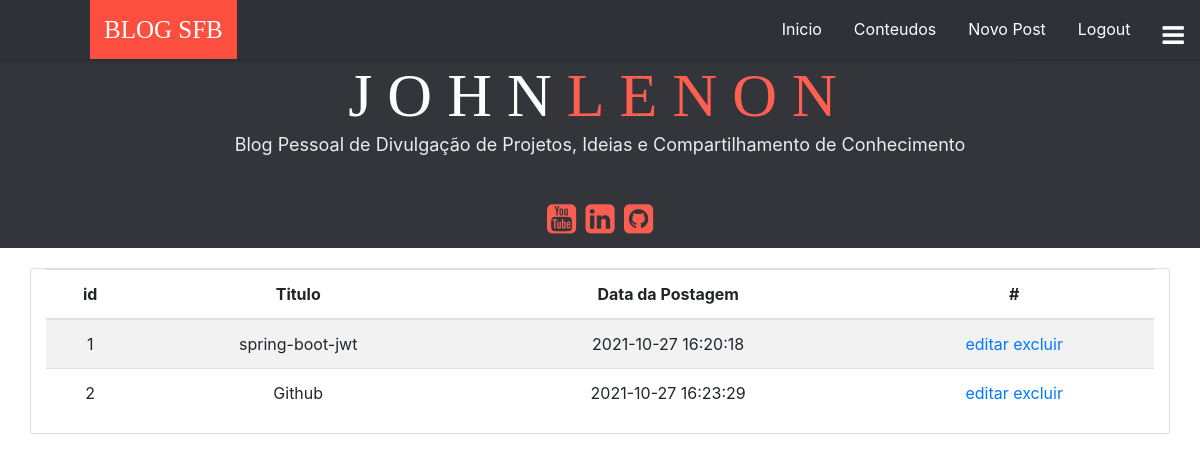
Before: /admin/list (signed in) with the older database file.
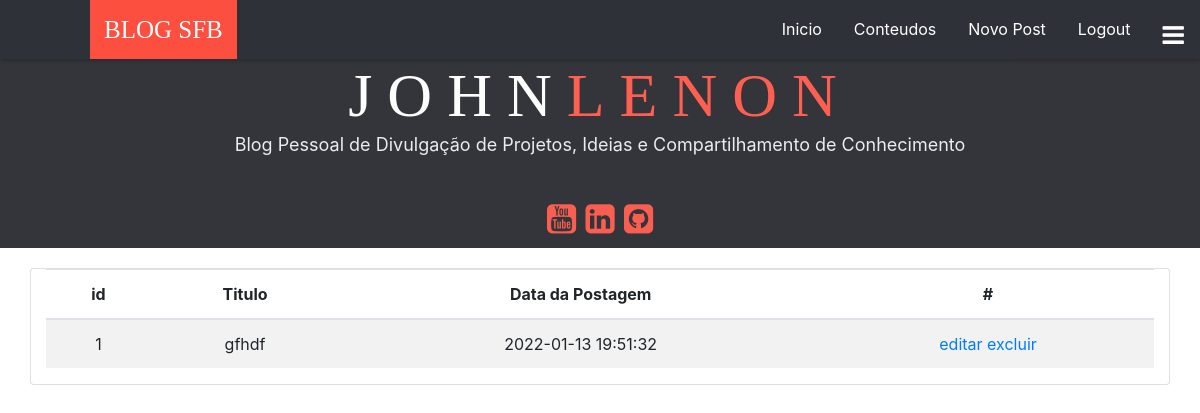
After: the same page with the newer database file.
### blog/models.py (models this page shows, shortened)
class Post(db.Model):
    id = db.Column(db.Integer, primary_key=True)
    title = db.Column(db.String(100), nullable=False)
    date_posted = db.Column(db.DateTime, nullable=False, default=func.now())
    description = db.Column(db.Text, nullable=False)
    image_file = db.Column(db.String(20), nullable=False, default='default.jpg')
    content_id = db.Column(db.Integer, db.ForeignKey('content.id'), nullable=False)
    user_id = db.Column(db.Integer, db.ForeignKey('user.id'), nullable=False)

### blog/admin.py (the view)
@admin.route("/list", methods=['GET', 'POST'])
@login_required
def list():
    posts = Post.query.all()
    return render_template("post_list.html", posts=posts,user=current_user)

### blog/__init__.py (called while the page is built)
def create_app():
    app = Flask(__name__)
    app.config['SECRET_KEY'] = 'hjshjhdjah kjshkjdhjs'
    app.config['SQLALCHEMY_DATABASE_URI'] = 'sqlite:///database.db'
    app.config['SQLALCHEMY_TRACK_MODIFICATIONS'] = False
    db.init_app(app)
    from blog.auth import auth
    from blog.admin import admin
    from blog.views import views
    from blog.errors import errors
    app.register_blueprint(admin, url_prefix='/admin')
    app.register_blueprint(views, url_prefix='/')
    app.register_blueprint(errors)
    app.register_blueprint(auth)
    db.create_all(app=app)
    from blog.models import User
    login_manager = LoginManager()
    login_manager.login_view = 'auth.login'
    login_manager.init_app(app)
    @login_manager.user_loader
    def load_user(id):
        return User.query.get(int(id))
    return app

### blog/templates/post_list.html (shortened to what this page needs)
{% extends "base.html" %} {% block title %}Lista de postagem{% endblock %} {% block
    content %}
    <div class="row">
        <div class="col-md-12 card mx-auto">
            <table id="data" class="table table-striped" style="text-align: center;">
                <thead>
                  <tr>
                    <th>id</th>
                    <th>Titulo</th>
                    <th>Data da Postagem</th>
                    <th >#</th>
                  </tr>
                </thead>
                <tbody>
                  {% for post in posts %}
                    <tr>
                      <td>{{post.id}}</td>
                      <td>{{post.title}}</td>
                      <td>{{post.date_posted}}</td>
                      <td ><a href="">editar</a> <a href="">excluir</a></td>
                    </tr>
                    {% endfor %}
                </tbody>
              </table>
        </div>
        </div>
{% endblock %}

### blog/templates/base.html (shortened to what this page needs)
<!DOCTYPE html>
<html>
<head>
    <link rel="stylesheet" href="https://stackpath.bootstrapcdn.com/bootstrap/4.4.1/css/bootstrap.min.css"
 />
    <link rel="stylesheet" href="https://stackpath.bootstrapcdn.com/font-awesome/4.7.0/css/font-awesome.min.css"
 />
</head>
<body>
    <nav class="navs">
        <ul class="navMenu">
            <li>
                <div class="titlewrapper">
                    <h1 class="title">
                        Blog Sfb
                    </h1>
                </div>
            </li>
            <li class="navright menu"><a class="toggle"><i class="fa fa-bars" aria-hidden="true"></i></a> </li>
            {% if user.is_authenticated %}
            <li class="navright"><a id="logout" href="/logout">Logout</a></li>
            <li class="navright"><a {%- if request.path=="/admin/nova_postagem" %} class="active" {% else%}
                    class="nav-link" {% endif %} aria-current="page" href="/admin/nova_postagem">Novo Post</a></li>
            <li class="navright"><a {%- if request.path=="/admin/content_type" %} class="active" {% else%}
                    class="nav-link" {% endif %} aria-current="page" href="/admin/content_type">Conteudos</a></li>
            {% endif %}
            <li class="navright"><a {%- if request.path=="/" %} class="active" {% else%} class="nav-link" {% endif %}
                    aria-current="page" href="/">Inicio</a></li>
        </ul>
    </nav>
    <section class="menu-social" id="menu-social-id">
        <div class="inner1">
            <div class="copyv">
                <h3>John<span>Lenon</span></h3>
                <p>Blog Pessoal de Divulgação de Projetos, Ideias e Compartilhamento de Conhecimento</p>
                <div id="sfb-social">
                    <ul>
                        <li class="youtube-item"><a href="#"><i class="fa fa-youtube-square"></i></a></li>
                        <li class="linkedin-item"><a
                                href="https://www.linkedin.com/in/john-lenon-freire-pinto-a892aa82/"><i
                                    class="fa fa-linkedin-square"></i></a></li>
                        <li class="git-item"><a href="https://github.com/johnlfreire"><i
                                    class="fa fa-github-square"></i></a></li>
                    </ul>
                </div>
            </div>
        </div>
    </section>
    <div class="container">{% block content %} {% endblock %}</div>
</body>
</html>

### blog/templates/base.html (style rules this page uses)
.navMenu { list-style-type: none; margin: 0; padding: 0; overflow: hidden; background: #2e3138 none repeat scroll top left; height: 59px; box-shadow: 1px 2px 4px rgba(0, 0, 0, .5); }
.navMenu li { float: left; }
.navMenu li a { display: block; color: white; text-align: center; padding: 17px 16px; text-decoration: none; margin: auto; height: 59px; }
.title { padding: 7px 14px; background: #fc4f3f; color: #fff; font-family: 'Oswald'; font-weight: 400; font-size: 25px; text-transform: uppercase; margin: 0; margin-left: 90px; line-height: 45px; position: relative; }
.navright { float: right !important; }
li.menu { color: #6b6c71; display: inline-block; text-transform: Capitalize; cursor: pointer; z-index: 93; font-weight: 400; font-size: 25px; }
#menu-social-id { background: #1d2025; background-size: cover; background-position: center center; background-attachment: fixed; opacity: .9; }
.copyv h3 { margin: 0px; font-family: 'Oswald', serif; font-weight: 400; font-size: 62px; line-height: 72px; padding: 0px 20px; text-transform: uppercase; letter-spacing: 15px; text-align: center; }
.menu-social h3 { color: #fdfdfd; }
.menu-social span { color: #fe4e3f; }
#sfb-social { width: 100%; text-align: center; margin: 20px 0; }
#sfb-social ul { padding: 15px; margin: 0 0 10px; text-align: center; background: transparent; opacity: 0.98; list-style: none; font-size: 100%; }
#sfb-social li { display: inline-block; }
#sfb-social>ul>li a { color: #fe4e3f; font-size: 34px; float: left; width: 34px; height: 34px; transition: color 1s ease-out 0s; }
.copyv p { color: #e8eaef; font-size: 18px; text-align: center; }

Changed rows visible on the page:
removed Post: id "2", title "Github", date_posted "2021-10-27 16:23:29"
changed Post id 1: title "spring-boot-jwt" → "gfhdf"; date_posted "2021-10-27 16:20:18" → "2022-01-13 19:51:32"
